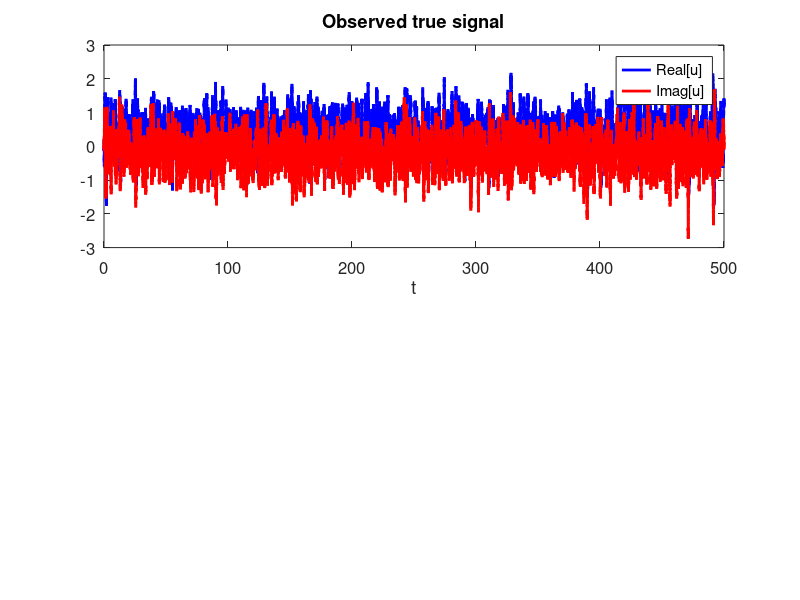

Write MATLAB code to recreate this figure. (Note: this script raises an error after producing the figure.)
% Chapter 7
% Calibration a complex OU process
rng(1); % fix the random number seed
N = 100000; % total number of time steps
dt = 0.005; % numerical integration time step
u = zeros(1,N); % state variable 
% true parameters in the complex OU process
gamma = 1; % real-valued damping
f = 1 + 1*1i; % complex-valued forcing 
sigma = 1; % real-valued noise
omega = -3; % real-valued phase
for i = 2:N % numerical integration
    u(i) = u(i-1) + (-gamma + 1i * omega) * u(i-1) * dt + f * dt + sigma/sqrt(2) * sqrt(dt) * (randn + 1i * randn);
end

figure
% showing the observed time series of u
subplot(2,1,1)
hold on
plot(dt:dt:N*dt, real(u), 'b', 'linewidth',2)
plot(dt:dt:N*dt, imag(u), 'r', 'linewidth',2)
set(gca,'fontsize',12)
box on
title('Observed true signal')
legend('Real[u]','Imag[u]')
xlabel('t')

% model calibration
Lag = 1000; % lag for computing the ACF
r = autocorr(real(u),Lag); % ACF of the real part of u
r2 = crosscorr(real(u),imag(u),Lag); % cross-correlation between the real and imaginary parts of u
tt = 0:dt:Lag*dt; % time interval to plot the ACF or cross-correlation function
F = @(x,data)exp(-x(1)*data).*sin(x(2)*data); % the ansatz of the cross-correlation 
% fitting the cross-correlation function
x0 = [0.5,0.5];
[x,resnorm,~,exitflag,output] = lsqcurvefit(F,x0,tt,r2(Lag+1:end)); % numerical fit
% showing the ACF and the cross-correlation
subplot(2,1,2)
hold on
plot(0:dt:Lag*dt, r, 'b', 'linewidth', 2)
plot(0:dt:Lag*dt, r2(Lag+1:end), 'r', 'linewidth', 2)
box on
set(gca,'fontsize', 12)
title('ACF and Cross-correlation function')
legend('ACF','Cross-correlation function')
xlabel('t')

gamma_est = x(1); % estimated damping gamma
omega_est = x(2); % estimated phase omega

m = mean(u); % mean of u
E = var(u); % variance of u
%%%% Note: gamma^2 + omega^2 = T^2 + theta^2;
T = gamma_est/(gamma_est^2+omega_est^2); % parameter T, the real part of the decorrelation time
theta = omega/(gamma_est^2+omega_est^2); % parameter theta, the imaginary part of the decorrelation time
f_est = m * (T-1i*theta)/(T^2+theta^2); % estimated forcing f
sigma_est = sqrt(2*E*T/(T^2+theta^2)); % estimated noise coefficient sigma
disp('Truth parameters:')
disp('\gamma,     \omega,     f,     \sigma')
disp([gamma,omega,f,sigma]);
disp('Estimated values:')
disp('\gamma,     \omega,     f,     \sigma')
disp([gamma_est,omega_est,f_est,sigma_est]);